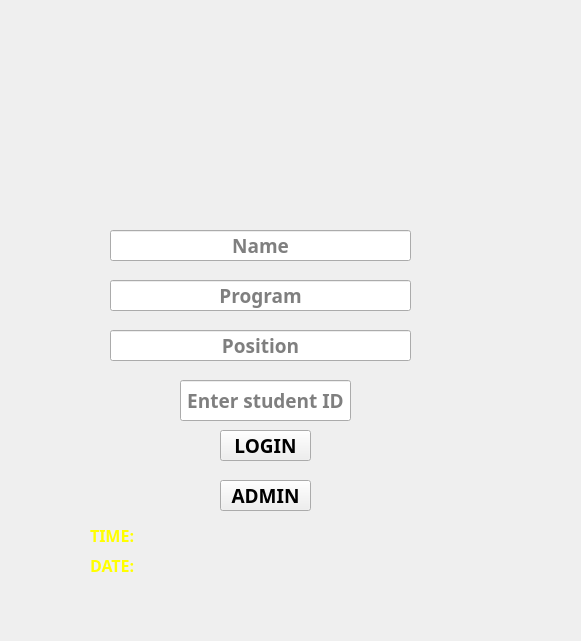
<?xml version="1.0" encoding="UTF-8"?>
<ui version="4.0">
 <class>MainWindow</class>
 <widget class="QMainWindow" name="MainWindow">
  <property name="geometry">
   <rect>
    <x>0</x>
    <y>0</y>
    <width>581</width>
    <height>641</height>
   </rect>
  </property>
  <property name="windowTitle">
   <string>MainWindow</string>
  </property>
  <widget class="QWidget" name="centralwidget">
   <widget class="QLineEdit" name="namebox">
    <property name="geometry">
     <rect>
      <x>110</x>
      <y>230</y>
      <width>301</width>
      <height>31</height>
     </rect>
    </property>
    <property name="font">
     <font>
      <family>Nexa Light</family>
      <pointsize>14</pointsize>
      <weight>75</weight>
      <bold>true</bold>
     </font>
    </property>
    <property name="alignment">
     <set>Qt::AlignCenter</set>
    </property>
    <property name="readOnly">
     <bool>true</bool>
    </property>
    <property name="placeholderText">
     <string>Name</string>
    </property>
   </widget>
   <widget class="QLineEdit" name="programbox">
    <property name="geometry">
     <rect>
      <x>110</x>
      <y>280</y>
      <width>301</width>
      <height>31</height>
     </rect>
    </property>
    <property name="font">
     <font>
      <family>Nexa Light</family>
      <pointsize>14</pointsize>
      <weight>75</weight>
      <bold>true</bold>
     </font>
    </property>
    <property name="alignment">
     <set>Qt::AlignCenter</set>
    </property>
    <property name="readOnly">
     <bool>true</bool>
    </property>
    <property name="placeholderText">
     <string>Program</string>
    </property>
   </widget>
   <widget class="QLineEdit" name="posbox">
    <property name="geometry">
     <rect>
      <x>110</x>
      <y>330</y>
      <width>301</width>
      <height>31</height>
     </rect>
    </property>
    <property name="font">
     <font>
      <family>Nexa Light</family>
      <pointsize>14</pointsize>
      <weight>75</weight>
      <bold>true</bold>
     </font>
    </property>
    <property name="alignment">
     <set>Qt::AlignCenter</set>
    </property>
    <property name="readOnly">
     <bool>true</bool>
    </property>
    <property name="placeholderText">
     <string>Position</string>
    </property>
   </widget>
   <widget class="QLineEdit" name="idbox">
    <property name="geometry">
     <rect>
      <x>180</x>
      <y>380</y>
      <width>171</width>
      <height>41</height>
     </rect>
    </property>
    <property name="font">
     <font>
      <family>Nexa Light</family>
      <pointsize>14</pointsize>
      <weight>75</weight>
      <bold>true</bold>
     </font>
    </property>
    <property name="alignment">
     <set>Qt::AlignCenter</set>
    </property>
    <property name="placeholderText">
     <string>Enter student ID</string>
    </property>
   </widget>
   <widget class="QPushButton" name="adminbut">
    <property name="geometry">
     <rect>
      <x>220</x>
      <y>480</y>
      <width>91</width>
      <height>31</height>
     </rect>
    </property>
    <property name="font">
     <font>
      <family>Nexa Bold</family>
      <pointsize>14</pointsize>
      <weight>75</weight>
      <bold>true</bold>
     </font>
    </property>
    <property name="styleSheet">
     <string notr="true">QPushButton {background-color: Black} QPushButton:hover {background-color:grey}QPushButton{border-radius:15px}QPushButton{color:white}QPushButton{border:2px solid yellow}QPushButton:pressed{background-color:yellow};</string>
    </property>
    <property name="text">
     <string>ADMIN</string>
    </property>
   </widget>
   <widget class="QPushButton" name="Loginbut">
    <property name="geometry">
     <rect>
      <x>220</x>
      <y>430</y>
      <width>91</width>
      <height>31</height>
     </rect>
    </property>
    <property name="font">
     <font>
      <family>Nexa Bold</family>
      <pointsize>14</pointsize>
      <weight>75</weight>
      <bold>true</bold>
     </font>
    </property>
    <property name="styleSheet">
     <string notr="true">QPushButton {background-color: Black} QPushButton:hover {background-color:grey}QPushButton {border-radius:15px}QPushButton {color:White}QPushButton{border:2px solid yellow}QPushButton:pressed{Background-color:yellow};</string>
    </property>
    <property name="text">
     <string>LOGIN</string>
    </property>
   </widget>
   <widget class="QLabel" name="label">
    <property name="geometry">
     <rect>
      <x>20</x>
      <y>-20</y>
      <width>521</width>
      <height>641</height>
     </rect>
    </property>
    <property name="text">
     <string>&lt;html&gt;&lt;head/&gt;&lt;body&gt;&lt;p&gt;&lt;img src=&quot;:/login/Pics/Main-window.png&quot;width=561 height=641/&gt;&lt;/p&gt;&lt;/body&gt;&lt;/html&gt;</string>
    </property>
   </widget>
   <widget class="QLabel" name="Time">
    <property name="geometry">
     <rect>
      <x>90</x>
      <y>520</y>
      <width>71</width>
      <height>31</height>
     </rect>
    </property>
    <property name="font">
     <font>
      <family>Nexa Bold</family>
      <pointsize>14</pointsize>
      <weight>75</weight>
      <bold>true</bold>
     </font>
    </property>
    <property name="styleSheet">
     <string notr="true">color: rgb(255, 255, 0);</string>
    </property>
    <property name="text">
     <string>&lt;html&gt;&lt;head/&gt;&lt;body&gt;&lt;p&gt;&lt;span style=&quot; font-size:12pt;&quot;&gt;TIME:&lt;/span&gt;&lt;/p&gt;&lt;/body&gt;&lt;/html&gt;</string>
    </property>
   </widget>
   <widget class="QLabel" name="Date">
    <property name="geometry">
     <rect>
      <x>90</x>
      <y>550</y>
      <width>71</width>
      <height>31</height>
     </rect>
    </property>
    <property name="font">
     <font>
      <family>Nexa Bold</family>
      <pointsize>14</pointsize>
      <weight>75</weight>
      <bold>true</bold>
     </font>
    </property>
    <property name="styleSheet">
     <string notr="true">color: rgb(255, 255, 0);</string>
    </property>
    <property name="text">
     <string>&lt;html&gt;&lt;head/&gt;&lt;body&gt;&lt;p&gt;&lt;span style=&quot; font-size:12pt;&quot;&gt;DATE:&lt;/span&gt;&lt;/p&gt;&lt;/body&gt;&lt;/html&gt;</string>
    </property>
   </widget>
   <zorder>label</zorder>
   <zorder>namebox</zorder>
   <zorder>programbox</zorder>
   <zorder>posbox</zorder>
   <zorder>idbox</zorder>
   <zorder>Loginbut</zorder>
   <zorder>adminbut</zorder>
   <zorder>Time</zorder>
   <zorder>Date</zorder>
  </widget>
 </widget>
 <resources>
  <include location="dutycheckerFiles.qrc"/>
 </resources>
 <connections/>
</ui>
